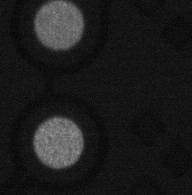
#> input picture image/0.png, 192 x 195 px, found by its file name; its folder holds only this picture in this run
$ python main.py
#> lines starting #> are read from the running program, lines starting #| are printed output that depends on the picture
import cv2
import numpy as np
import os
from matplotlib import pyplot as plt


def load_images(image_path, mask_path):
    """
    이미지와 마스크를 로드하는 함수
    """
    image = cv2.imread(image_path, cv2.IMREAD_GRAYSCALE)
    mask = cv2.imread(mask_path, cv2.IMREAD_GRAYSCALE)

    # 마스크 이진화
    _, mask = cv2.threshold(mask, 200, 255, cv2.THRESH_BINARY)
    return image, mask


def extract_features(image, mask):
    """
    각 객체의 특징을 추출하는 함수
    """
    # 마스크에서 각각의 객체 찾기
    contours, _ = cv2.findContours(mask, cv2.RETR_EXTERNAL, cv2.CHAIN_APPROX_SIMPLE)

    features = []
    min_area = 1000  # 최소 면적 설정

    for contour in contours:
        # 객체의 면적이 너무 작거나, 마스크와의 겹침이 적은 경우 무시
        area = cv2.contourArea(contour)
        if area < min_area:
            continue

        # 바운딩 박스 찾기
        x, y, w, h = cv2.boundingRect(contour)

        # 마스크 생성
        object_mask = np.zeros_like(mask)
        cv2.drawContours(object_mask, [contour], -1, (255), -1)

        # 마스크와의 겹침 비율 확인
        mask_overlap = cv2.countNonZero(cv2.bitwise_and(mask[y:y + h, x:x + w],
                                                        object_mask[y:y + h, x:x + w]))
        if mask_overlap / area < 0.8:  # 마스크와 80% 이상 겹치지 않으면 무시
            continue

        # 객체 영역 추출
        roi = image[y:y + h, x:x + w]
        mask_roi = object_mask[y:y + h, x:x + w]

        # 객체가 마스크 영역에 있는 경우에만 특징 추출
        if cv2.countNonZero(mask_roi) > 0:
            features.append({
                'bbox': (x, y, w, h)
            })

    return features


def classify_defects(features):
    """
    추출된 특징을 기반으로 불량 여부를 판단하는 함수
    """
    results = []
    for feature in features:
        # 마스크가 있는 객체는 모두 불량으로 판정
        results.append({
            'bbox': feature['bbox'],
            'is_defect': True
        })

    return results


def visualize_results(image, results):
    """
    결과를 시각화하는 함수
    """
    result_img = cv2.cvtColor(image, cv2.COLOR_GRAY2BGR)

    for result in results:
        x, y, w, h = result['bbox']
        color = (0, 0, 255) if result['is_defect'] else (0, 255, 0)  # 빨강: 불량, 초록: 양품
        cv2.rectangle(result_img, (x, y), (x + w, y + h), color, 2)

    return result_img


def create_result_grid(processed_images, grid_size=(3, 3)):
    """
    처리된 이미지들을 그리드 형태로 배치하는 함수
    """
    rows, cols = grid_size
    cell_height = processed_images[0].shape[0]
    cell_width = processed_images[0].shape[1]

    grid = np.zeros((cell_height * rows, cell_width * cols, 3), dtype=np.uint8)

    for idx, img in enumerate(processed_images[:rows * cols]):
        i, j = idx // cols, idx % cols
        grid[i * cell_height:(i + 1) * cell_height, j * cell_width:(j + 1) * cell_width] = img

    return grid


def process_image(image_path, mask_path):
    """
    전체 프로세스를 처리하는 메인 함수
    """
    image, mask = load_images(image_path, mask_path)
    features = extract_features(image, mask)
    results = classify_defects(features)
    result_img = visualize_results(image, results)
    return result_img


def main():
    image_dir = "Image"
    mask_dir = "Mask"
    os.makedirs("Results", exist_ok=True)

    # 이미지 파일 리스트 가져오기
    image_files = sorted([f for f in os.listdir(image_dir) if f.endswith('.png')])

    processed_images = []
    grid_count = 0

    print("이미지 처리 시작...")

    for idx, image_file in enumerate(image_files):
        try:
            image_path = os.path.join(image_dir, image_file)
            mask_path = os.path.join(mask_dir, image_file)

            result_img = process_image(image_path, mask_path)
#> in load_images, image is the input picture: shape (195, 192); min 0, max 154, mean 28.5
#> in load_images, `_, mask = cv2.threshold(mask, 200, 255, cv2.THRESH_BINARY)`: mask: shape (195, 192); every value is 0
#> in extract_features, `contours, _ = cv2.findContours(mask, cv2.RETR_EXTERNAL, cv2.CHAIN_APPR..`: contours = []
            processed_images.append(result_img)

            # 9개 이미지마다 그리드 생성
            if len(processed_images) == 9:
                grid = create_result_grid(processed_images)
                grid_count += 1

                # 결과 저장
                cv2.imwrite(os.path.join("Results", f"result_grid_{grid_count}.png"), grid)

                # 결과 표시
                plt.figure(figsize=(15, 15))
                plt.imshow(cv2.cvtColor(grid, cv2.COLOR_BGR2RGB))
                plt.title('Detection Results')
                plt.axis('off')
                plt.show()

                processed_images = []

            print(f"처리 완료: {idx + 1}/{len(image_files)} - {image_file}")

        except Exception as e:
            print(f"Error processing {image_file}: {str(e)}")

    # 남은 이미지 처리
    if processed_images:
        grid = create_result_grid(processed_images)
#> the loop in create_result_grid, `for idx, img in enumerate(processed_images[:rows * cols]):` made 1 pass
#> (i, j) on pass 1: (0, 0)
#> after the loop in create_result_grid, `for idx, img in enumerate(processed_images[:rows * cols]):`:
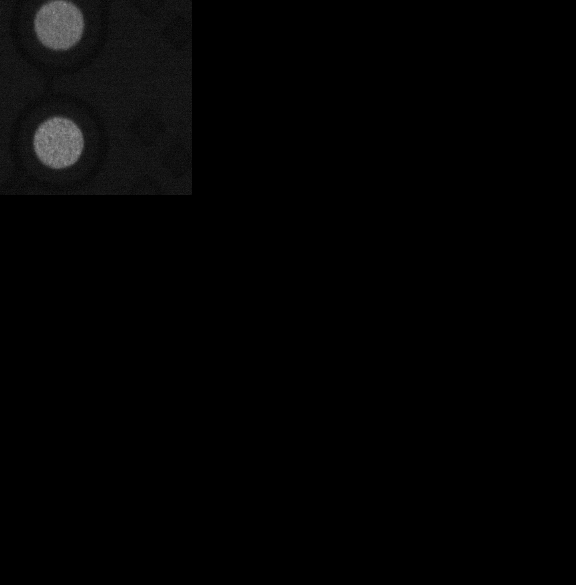
#> grid: shape (585, 576, 3); min 0, max 154, mean 3.2
        grid_count += 1
        cv2.imwrite(os.path.join("Results", f"result_grid_{grid_count}.png"), grid)

        plt.figure(figsize=(15, 15))
        plt.imshow(cv2.cvtColor(grid, cv2.COLOR_BGR2RGB))
        plt.title('Detection Results')
        plt.axis('off')
        plt.show()

    print("처리 완료!")


if __name__ == "__main__":
    main()

$ run again, on image/11.png
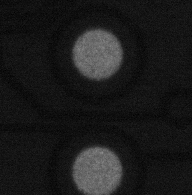
#> input picture image/11.png, 192 x 195 px, found by its file name
#> in load_images, image is the input picture: shape (195, 192); min 0, max 141, mean 27.4
#> mask: shape (195, 192); every value is 0
#> contours = []
#> the loop in create_result_grid, `for idx, img in enumerate(processed_images[:rows * cols]):` made 1 pass
#> (i, j) on pass 1: (0, 0)
#> after the loop in create_result_grid, `for idx, img in enumerate(processed_images[:rows * cols]):`:
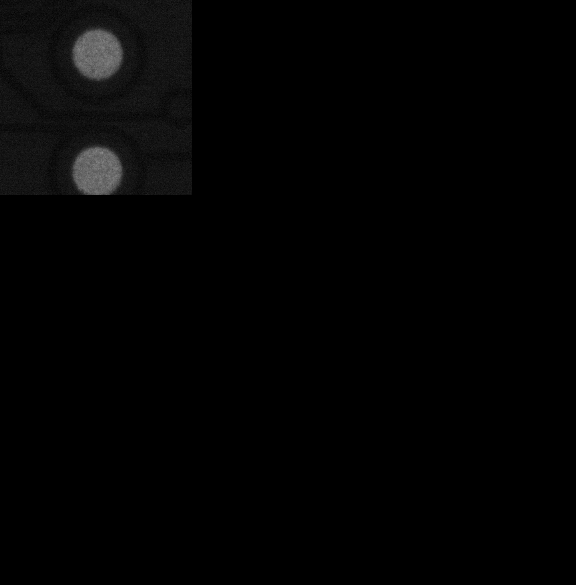
#> grid: shape (585, 576, 3); min 0, max 141, mean 3

$ run again, on image/13.png
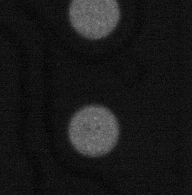
#> input picture image/13.png, 192 x 195 px, found by its file name
#> in load_images, image is the input picture: shape (195, 192); min 0, max 139, mean 25.7
#> mask: shape (195, 192); every value is 0
#> contours = []
#> the loop in create_result_grid, `for idx, img in enumerate(processed_images[:rows * cols]):` made 1 pass
#> (i, j) on pass 1: (0, 0)
#> after the loop in create_result_grid, `for idx, img in enumerate(processed_images[:rows * cols]):`:
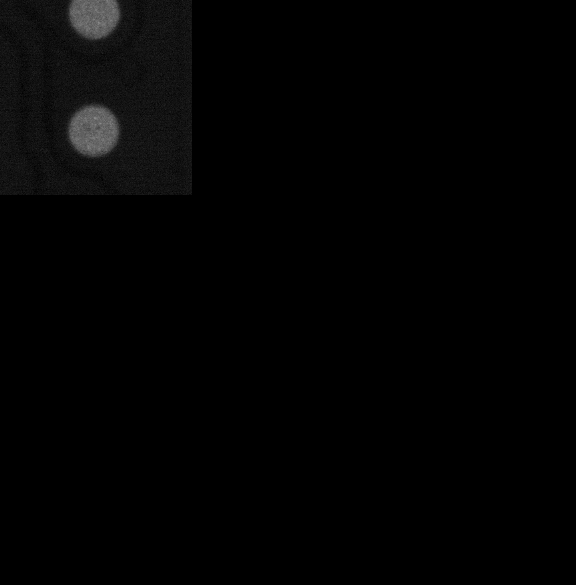
#> grid: shape (585, 576, 3); min 0, max 139, mean 2.9
